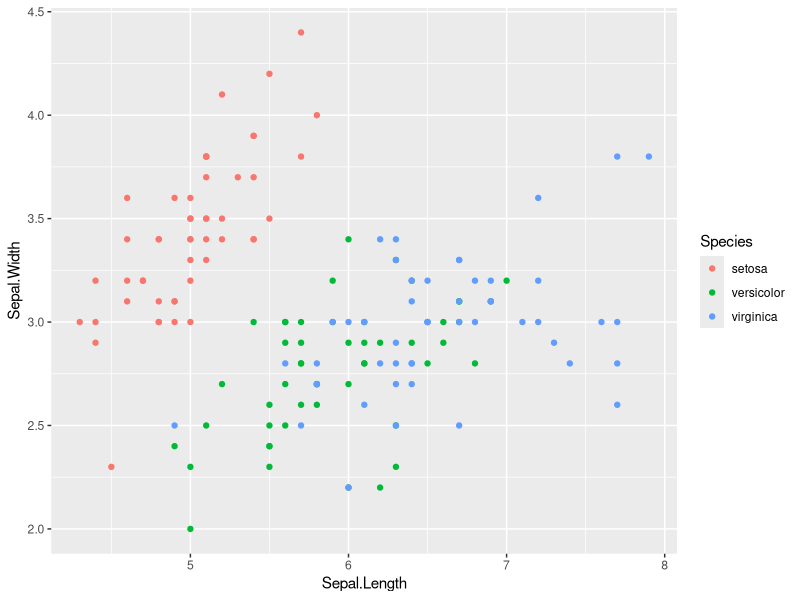
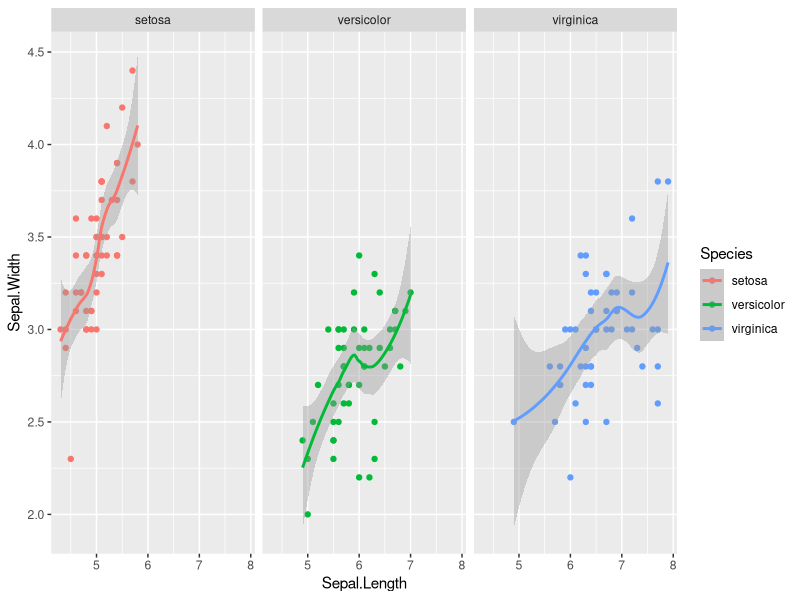

The R source for these figures, in order:
## ---- chunk 1
sessionInfo()

## ---- chunk 2
set.seed(123)

## ---- chunk 3
head(iris)
summary(iris)

## ---- chunk 4
iris2 <- iris
# 정규분포를 만들기 위해 log를 취한다. 
iris2$log_sepal_length <- log(iris2$Sepal.Length)

## ---- chunk 5
library(ggplot2)


ggplot(iris, aes(Sepal.Length, Sepal.Width)) + geom_point(aes(colour=Species)) 

## ---- chunk 6
ggplot(iris, aes(Sepal.Length, Sepal.Width, colour=Species)) + geom_point()  + geom_smooth()  +  facet_grid(. ~ Species)
print("asdasdasdasd 
      asdasdasdasd
      asdasdasdasd
      asdasdasdasd
      asdasdasdasd
      asdasdasdasd
      as
      dasdasd
      asdas
      d
      asd
      asd
      as
      das
      dasdasdsadasdasdasd
      asdasdasdasdsa")
